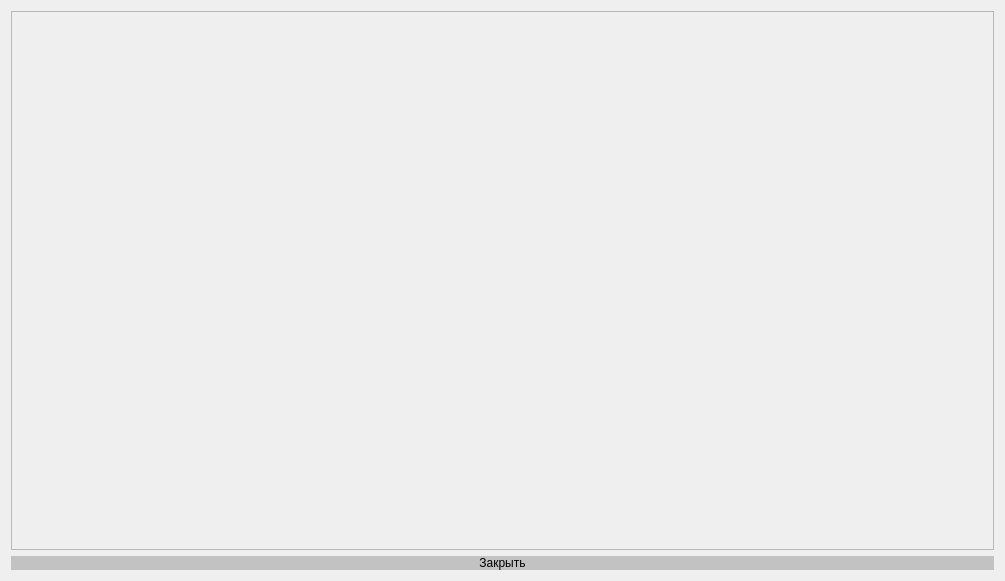
<?xml version="1.0" encoding="UTF-8"?>
<ui version="4.0">
 <class>histogramStats</class>
 <widget class="QDialog" name="histogramStats">
  <property name="geometry">
   <rect>
    <x>0</x>
    <y>0</y>
    <width>1005</width>
    <height>581</height>
   </rect>
  </property>
  <property name="windowTitle">
   <string>Наглядная статистика</string>
  </property>
  <layout class="QVBoxLayout" name="verticalLayout">
   <item>
    <widget class="QFrame" name="frame">
     <property name="styleSheet">
      <string notr="true">color: rgb(0, 0, 0);</string>
     </property>
     <property name="frameShape">
      <enum>QFrame::StyledPanel</enum>
     </property>
     <property name="frameShadow">
      <enum>QFrame::Raised</enum>
     </property>
     <layout class="QHBoxLayout" name="horizontalLayout"/>
    </widget>
   </item>
   <item>
    <widget class="QPushButton" name="closeButton">
     <property name="styleSheet">
      <string notr="true">border-color: rgb(0,0,0);
color: rgb(0, 0, 0);
border-width: 20px;
border-radius: 15px;
background-color: rgb(194, 194, 194);
font: 13pt &quot;Bahnschrift SemiCondensed&quot;;</string>
     </property>
     <property name="text">
      <string>Закрыть</string>
     </property>
    </widget>
   </item>
  </layout>
 </widget>
 <resources/>
 <connections/>
</ui>
